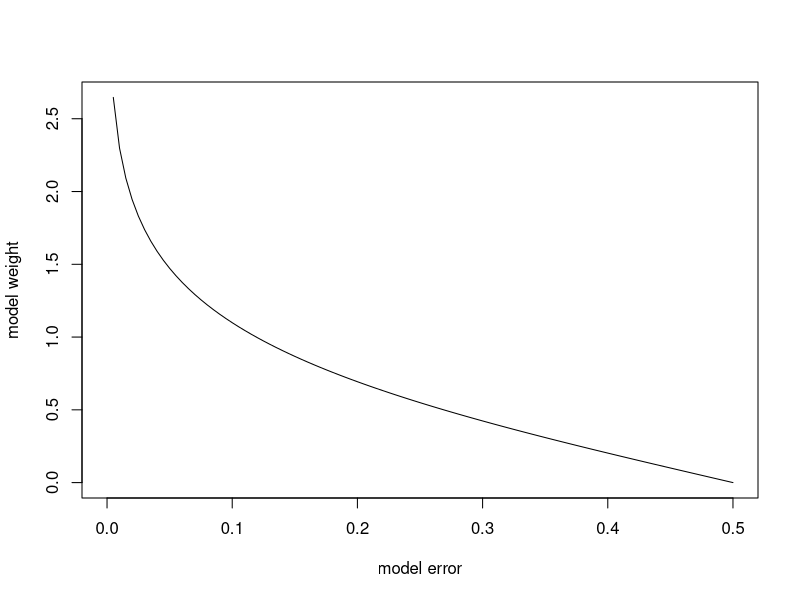
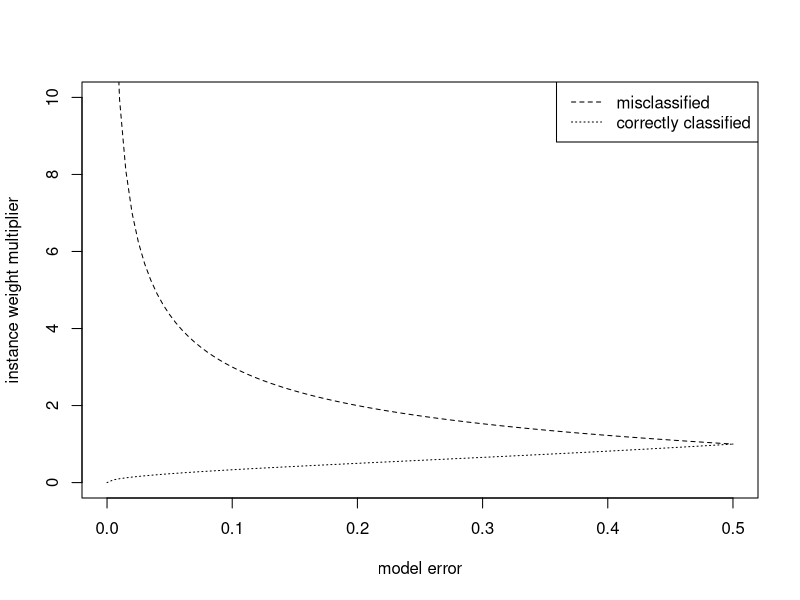

Recreate these plots in R, in order.
curve(0.5*log((1-x)/x), from=0, to=0.5,
      xlab="model error", ylab="model weight")
curve(exp(0.5*log((1-x)/x)), from=0, to=0.5,
      xlab="model error", ylab="instance weight multiplier", ylim=c(0, 10), lty=2)
curve(exp(-0.5*log((1-x)/x)), from=0, to=0.5, lty=3, add=TRUE)
legend("topright", legend=c("misclassified", "correctly classified"), lty=2:3)
